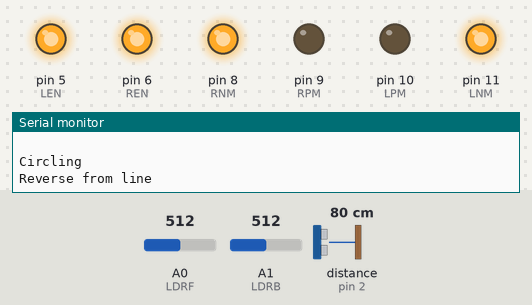
A sketch run on a simulated Arduino Uno, built with avr-gcc and run on an emulated ATmega328P. Shown: output pins drawn as LEDs (lit = HIGH), the last lines printed to the serial monitor. Wiring (inferred from the names in the program): ultrasonic range finder: trigger pin 3; echo pin 2. Dashed ring = blinking. The inputs (shaded band) are chosen by the test bench; at power-on: distance to the obstacle (sensor on pin 2) 80 cm, A0 (LDRF) = 512, A1 (LDRB) = 512. The echo pulse lasts 58.3 µs per cm; pins used as bus, display or sensor lines are not drawn.

Above: at 2.2 s.
2.3 s: distance to the obstacle (sensor on pin 2) set to 29 cm
6.4 s: distance to the obstacle (sensor on pin 2) set to 23 cm
At 8.7 s:
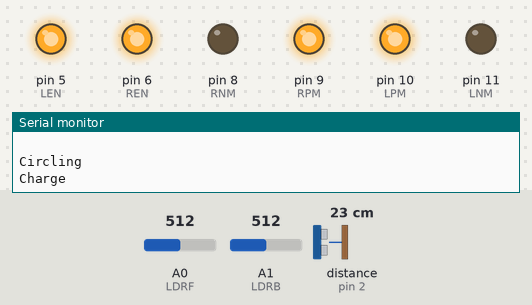
10.5 s: A0 (LDRF) set to 440
12.0 s: A1 (LDRB) set to 593
13.5 s: A1 (LDRB) set to 617
16.0 s: A0 (LDRF) set to 462
At 18.3 s:
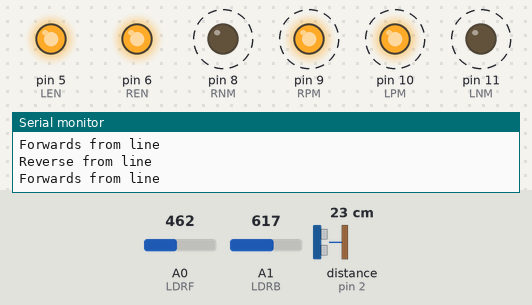
Timing chart, 0 to 21.1 s (numbered marks = the images above; inputs shaded):
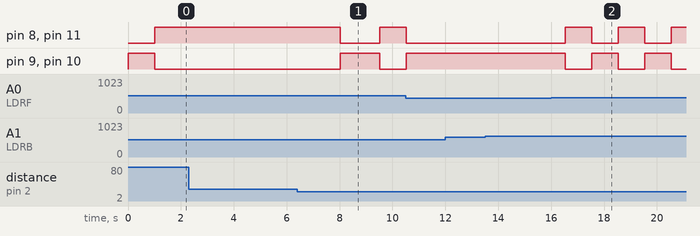

The sketch:

Sumo_Bot_Iteration_3.ino
```cpp
/********************************
|                               |
|           Pre-Setup           |
|                               |
********************************/
int LPM = 10; //Left Positive Motor
int LNM = 11; //Left Negative Motor
int RPM = 9;  //Right Positive Motor
int RNM = 8;  //Right Negative Motor

int LEN = 5; //Left Enable
int REN = 6; //Right Enable

int LDRF = A0; //Photoresistor on front of bot
int LDRB = A1; //Photoresistor on back of bot

long duration;
int distance;

/********************************
|                               |
|           Functions           |
|                               |
********************************/
void motorControl(float Speed, int PWM, int D1, int D2) {
  if (Speed != 0) {
  if (Speed > 0) {
      analogWrite(PWM, Speed);
      digitalWrite(D1, HIGH);
      digitalWrite(D2, LOW);
  } else if (Speed < 0) {
      Speed = abs(Speed);
      analogWrite(PWM, Speed);
      digitalWrite(D1, LOW);
      digitalWrite(D2, HIGH);
  }
  } else {
  digitalWrite(PWM, LOW);
  }
}

/********************************
|                               |
|             Setup             |
|                               |
********************************/
void setup()
{
 Serial.begin(9600);

 pinMode (LPM,OUTPUT);
 pinMode (LNM,OUTPUT);
 pinMode (RPM,OUTPUT);
 pinMode (RNM,OUTPUT);

 pinMode(LEN,OUTPUT);
 pinMode(REN,OUTPUT);

 pinMode(LDRF,INPUT);
 pinMode(LDRB,INPUT);

 pinMode(2, INPUT);  //echo
 pinMode(3, OUTPUT); //trigger

 //Initial charge to close distance
 Serial.println("Initial Charge");
 motorControl(255, LEN, LPM, LNM);
 motorControl(255, REN, RPM, RNM);
 delay(1000);

}

/********************************
|                               |
|             Loop              |
|                               |
********************************/
void loop()
{
  //Trigger code
  digitalWrite(3, LOW);
  delay(0.2);
  digitalWrite(3, HIGH);
  delay(0.10);
  digitalWrite(3, LOW);

  //Echo code
  duration = pulseIn(2, HIGH);
  distance = (duration*0.034)/2;
  delay(0.2);

  /*******************
  | LDR Ring Checker | //Reads LDR values to keep inside the ring
  *******************/
  int x;
  int y;
  y = analogRead(LDRB);
  x = analogRead(LDRF);

  if (x > 450){ // < for black as line colour, > for white as line colour
    Serial.println("Reverse from line");
    motorControl(-255, LEN, LPM, LNM);
    motorControl(-255, REN, RPM, RNM);
    delay(1000);
   }
  if (y > 600){ //this value is calibrated for real prototype
    Serial.println("Forwards from line");
    motorControl(255, LEN, LPM, LNM);
    motorControl(255, REN, RPM, RNM);
    delay(1000);
   }

  /*******************
  |   Attack Mode 1  | //circle to find enemy, rush when detected
  *******************/
  else {
    Serial.println(" ");
    Serial.println("Circling");
    motorControl(-255, LEN, LPM, LNM);
    motorControl(255, REN, RPM, RNM);

    if (distance < 25){
      Serial.println("Charge");
      motorControl(255, LEN, LPM, LNM);
      motorControl(255, REN, RPM, RNM);
      delay(1500);

      if (distance < 10){
        Serial.println("Follow up charge");
        motorControl(255, LEN, LPM, LNM);
        motorControl(255, REN, RPM, RNM);
        delay(750);
      }
    }
  }

  /********************************
  |                               |
  |              Debug            |
  |                               |
  ********************************/
  /*int x;
  x = analogRead(LDRF);*/
  /*Serial.print("LDR FRONT = ");
  Serial.println(x);*/

  /*int y;
  y = analogRead(LDRB);*/
  /*Serial.print("LDR BACK = ");
  Serial.println(y);*/

  /*
  Serial.print("Distance F: ");
  Serial.println(distanceF);
  Serial.print("Distance R: ");
  Serial.println(distanceR);
  */
}
```

Measured:
- the behaviour switches between 26 and 25 cm on distance to the obstacle (sensor on pin 2) (found by bisection; images 0 and 1)
- after the input at 6.4 s, pin 8 (RNM), pin 11 (LNM): HIGH → LOW after 1.6 s, → HIGH 1.5 s later; pin 9 (RPM), pin 10 (LPM): LOW → HIGH after 1.6 s, → LOW 1.5 s later
- after the input at 16.0 s, pin 8 (RNM), pin 9 (RPM), pin 10 (LPM), pin 11 (LNM): alternates HIGH for 1.0 s and LOW for 1.0 s, starting after 0.54 s
